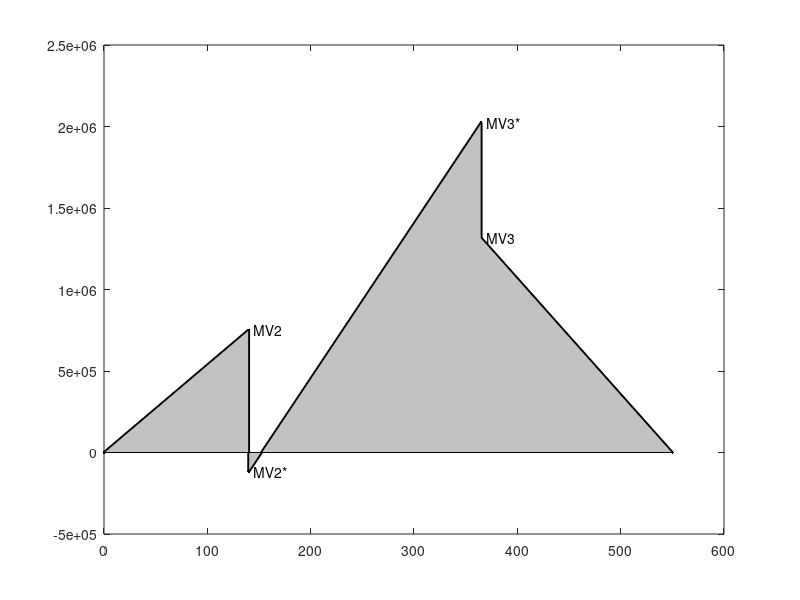

Reproduce this figure in MATLAB.
plot([0 140 140 365 365 550], [0 752220 -118100 2023505 1316645 0], '.-k', 'LineWidth',2)
patch([0 140 140 365 365 550], [0 752220 -118100 2023505 1316645 0], [0.76 0.76 0.76])
text(145, 7.52e5, 'MV2')
text(145, -1.18e5, 'MV2*')
text(370, 20.24e5, 'MV3*')
text(370, 13.17e5, 'MV3')
